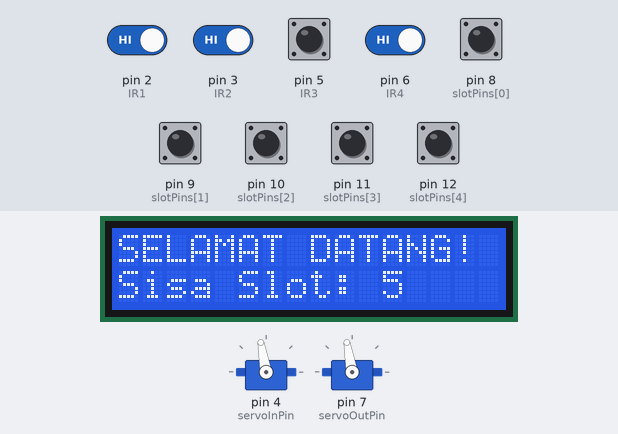
This sketch was run on a simulated Arduino Uno, built with avr-gcc and run on an emulated ATmega328P. On the bench: 16×2 character LCD, 2 × servo. The test bench sets the inputs (shaded band); at power-on: pin 2 (IR1), pin 3 (IR2), pin 5 (IR3), pin 6 (IR4), pin 8 (slotPins[0]), pin 9 (slotPins[1]), pin 10 (slotPins[2]), pin 11 (slotPins[3]), pin 12 (slotPins[4]) HIGH. What the sketch prints to the serial monitor is not drawn.

Above: at 2.2 s.
2.3 s: pin 2 (IR1) driven LOW
At 5.0 s:
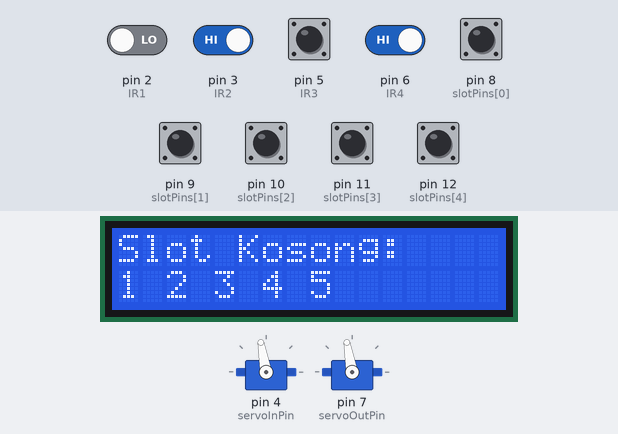
5.3 s: pin 5 (IR3) driven LOW
At 6.4 s:
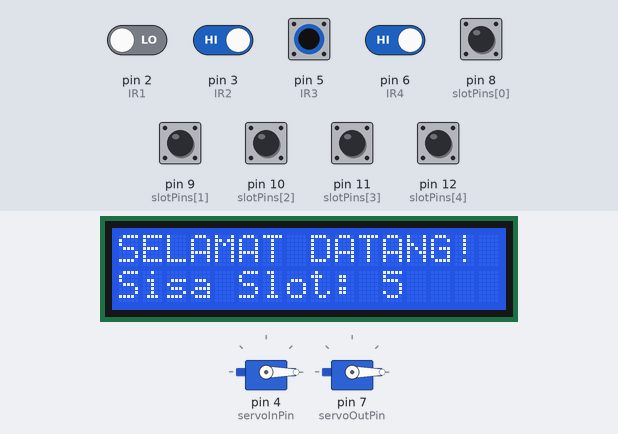
6.8 s: pin 6 (IR4) driven LOW
At 7.1 s:
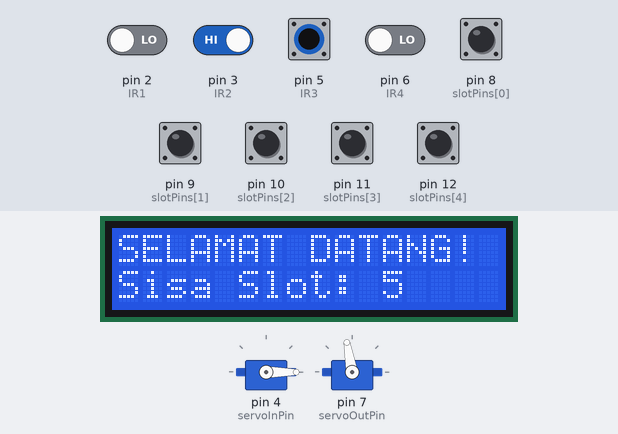
8.3 s: pin 3 (IR2) driven LOW
At 9.0 s:
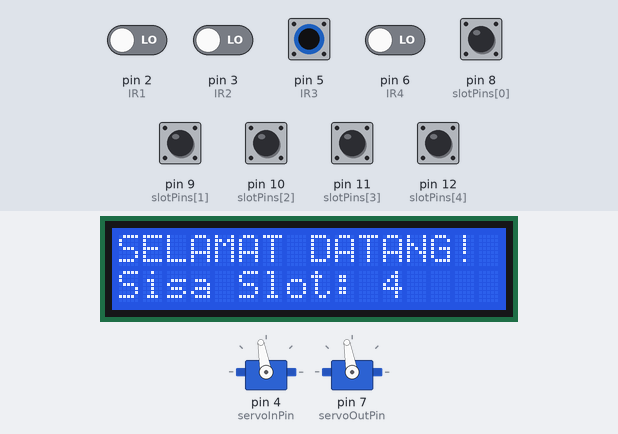
9.8 s: pin 5 (IR3) pulsed HIGH 2 times (0.12 s each, 0.3 s apart)
At 11.2 s:
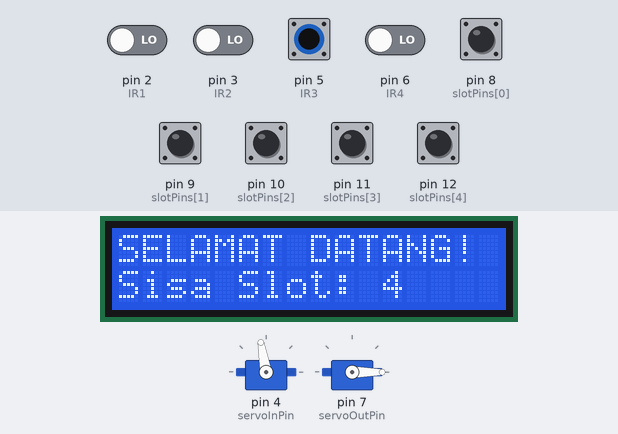
Timing chart, 0 to 12.8 s (numbered marks = the images above; inputs shaded):
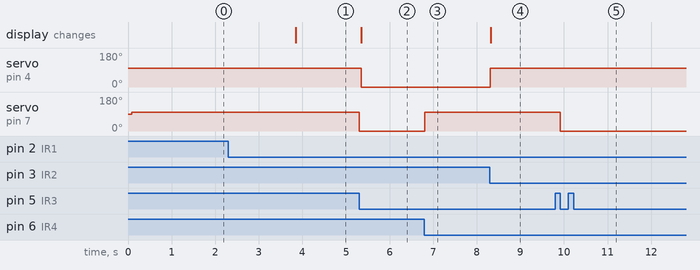

Measured:
- after the input at 2.3 s, the display: changes after 1.6 s (image 1)
- after the input at 5.3 s, servo on pin 7 (servoOutPin): 100° → 0° at once
- after the input at 6.8 s, servo on pin 7 (servoOutPin): 0° → 100° at once
- after the input at 8.3 s, servo on pin 4 (servoInPin): 0° → 100° at once; the display: changes at once (image 4)
- after the input at 9.8 s, servo on pin 7 (servoOutPin): 100° → 0° after 0.12 s

The sketch:

Smart_Parking_Detector_Final.ino
```cpp
#include <Wire.h>
#include <LiquidCrystal_I2C.h>
#include <Servo.h>

// LCD
LiquidCrystal_I2C lcd(0x27, 16, 2);

// Servo
Servo servoIn;
Servo servoOut;
const int servoInPin  = 4;
const int servoOutPin = 7;

// Sensor gate
const int IR1 = 2; // depan gate masuk
const int IR2 = 3; // belakang gate masuk
const int IR3 = 5; // depan gate keluar
const int IR4 = 6; // belakang gate keluar

// Sensor slot SL1-SL5
const int slotPins[5] = {8, 9, 10, 11, 12};
bool slotStatus[5];

// Debounce
const unsigned long DEBOUNCE_MS = 50;
unsigned long lastIR1Change = 0, lastIR2Change = 0, lastIR3Change = 0, lastIR4Change = 0;

// Previous states (untuk edge detection)
int prevIR1 = HIGH, prevIR2 = HIGH, prevIR3 = HIGH, prevIR4 = HIGH;

// hitung slot
int totalSlots = 0; // jumlah slot tersisa
const int maxSlots = 5; //jumlah maks slot

// menghindari penulisan ulang lcd
String lastLine[2] = {"", ""};

// Sequence/State untuk IR1 (masuk)
bool seqActive = false;
unsigned long seqStart = 0;
const unsigned long SEQ_STEP_MS = 1500; // tiap langkah 1,5 sec
int lastSeqStep = -1; // -1 = tidak ada, 0 = default, 1 = show empty

// Status gate
bool gateInOpen = false;
bool gateOutOpen = false;

// menulis baris LCD hanya kalau berubah
void writeLineIfChanged(uint8_t row, const String &text) {
  if (text != lastLine[row]) {
    lcd.setCursor(0, row);
    lcd.print(text);
    // pad sisa kolom supaya tidak terlihat sisa karakter lama
    int pad = 16 - text.length();
    for (int i = 0; i < pad; i++) lcd.print(' ');
    lastLine[row] = text;
  }
}

// tampilan default lcd atau pesan penuh
void displayDefault() {
  if (totalSlots == 0) {
    writeLineIfChanged(0, "Maaf!");
    writeLineIfChanged(1, "Parkir Penuh:(");
  } else {
    writeLineIfChanged(0, "SELAMAT DATANG!");
    writeLineIfChanged(1, "Sisa Slot: " + String(totalSlots));
  }
}

// Menampilkan nomor slot kosong (SL1..SL5)
void displayEmptySlotsOnce() {
  writeLineIfChanged(0, "Slot Kosong:");
  String s = "";
  for (int i = 0; i < 5; i++) {
    if (slotStatus[i]) {
      if (s.length() > 0) s += " ";
      s += String(i + 1);
    }
  }
  if (s == "") s = "-"; // tidak ada yang kosong
  if (s.length() > 16) s = s.substring(0, 16);
  writeLineIfChanged(1, s);
}

// Fungsi buka/tutup gate masuk
void openGateIn() {
  servoIn.write(0); // buka
  gateInOpen = true;
  Serial.println("[GATE IN] OPEN");
}
void closeGateIn() {
  servoIn.write(100); // tutup
  gateInOpen = false;
  Serial.println("[GATE IN] CLOSE");
}

// Fungsi buka/tutup gate keluar
void openGateOut() {
  servoOut.write(0); // buka
  gateOutOpen = true;
  Serial.println("[GATE OUT] OPEN");
}
void closeGateOut() {
  servoOut.write(100); // tutup
  gateOutOpen = false;
  Serial.println("[GATE OUT] CLOSE");
}

// Baca sensor slot
void readSlotSensors() {
  for (int i = 0; i < 5; i++) {
    int v = digitalRead(slotPins[i]);
    // HIGH = kosong, LOW = ada mobil
    slotStatus[i] = (v == HIGH);
  }
}

void setup() {
  Serial.begin(9600);

  // LCD
  lcd.init();
  lcd.backlight();

  // pin mode
  pinMode(IR1, INPUT);
  pinMode(IR2, INPUT);
  pinMode(IR3, INPUT);
  pinMode(IR4, INPUT);
  for (int i = 0; i < 5; i++) pinMode(slotPins[i], INPUT_PULLUP);

  // attach servo
  servoIn.attach(servoInPin);
  servoOut.attach(servoOutPin);
  closeGateIn();
  closeGateOut();

  // jumlah slot penuh
  totalSlots = maxSlots;

  // tampil pesan awal
  lcd.clear();
  displayDefault();
  delay(1000);
}

void loop() {
  unsigned long now = millis();

  // baca sensor IR
  int ir1 = digitalRead(IR1);
  int ir2 = digitalRead(IR2);
  int ir3 = digitalRead(IR3);
  int ir4 = digitalRead(IR4);

  // baca sensor slot (untuk info LCD)
  readSlotSensors();

  // --- EDGE DETECTION IR1 (masuk) ---
  if (ir1 != prevIR1 && (now - lastIR1Change) > DEBOUNCE_MS) {
    if (prevIR1 == HIGH && ir1 == LOW) {
      if (!seqActive && !gateInOpen && totalSlots > 0) {
        seqActive = true;
        seqStart = now;
        lastSeqStep = -1;
        Serial.println("[IR1] trigger - start sequence");
      }
    }
    lastIR1Change = now;
    prevIR1 = ir1;
  }

  // --- Sequence handling ---
  if (seqActive) {
    unsigned long elapsed = now - seqStart;
    int step = 0;
    if (elapsed < SEQ_STEP_MS) step = 0;           // 0..1,5s -> default
    else if (elapsed < 2 * SEQ_STEP_MS) step = 1;  // 1,5..3s -> show empty
    else step = 2;                                 // selesai

    if (step != lastSeqStep) {
      if (step == 0) {
        displayDefault();
      } else if (step == 1) {
        displayEmptySlotsOnce();
      } else if (step == 2) {
        seqActive = false;
        displayDefault();
        openGateIn();
      }
      lastSeqStep = step;
    }
  } else {
    displayDefault();
  }

  // --- EDGE DETECTION IR2 (masuk selesai) ---
  if (ir2 != prevIR2 && (now - lastIR2Change) > DEBOUNCE_MS) {
    if (prevIR2 == HIGH && ir2 == LOW) {
      if (gateInOpen) {
        closeGateIn();
        if (totalSlots > 0) totalSlots--;  // kurangi slot
        Serial.print("[IR2] vehicle entered. totalSlots = ");
        Serial.println(totalSlots);
      }
    }
    lastIR2Change = now;
    prevIR2 = ir2;
  }

  // --- GATE KELUAR (IR3 / IR4) ---
  if (ir3 != prevIR3 && (now - lastIR3Change) > DEBOUNCE_MS) {
    if (prevIR3 == HIGH && ir3 == LOW) {
      if (!gateOutOpen) openGateOut();
    }
    lastIR3Change = now;
    prevIR3 = ir3;
  }

  if (ir4 != prevIR4 && (now - lastIR4Change) > DEBOUNCE_MS) {
    if (prevIR4 == HIGH && ir4 == LOW) {
      if (gateOutOpen) {
        closeGateOut();
        if (totalSlots < maxSlots) totalSlots++;  // tambah slot
        Serial.print("[IR4] vehicle exit. totalSlots = ");
        Serial.println(totalSlots);
      }
    }
    lastIR4Change = now;
    prevIR4 = ir4;
  }

  delay(10);
}
```
